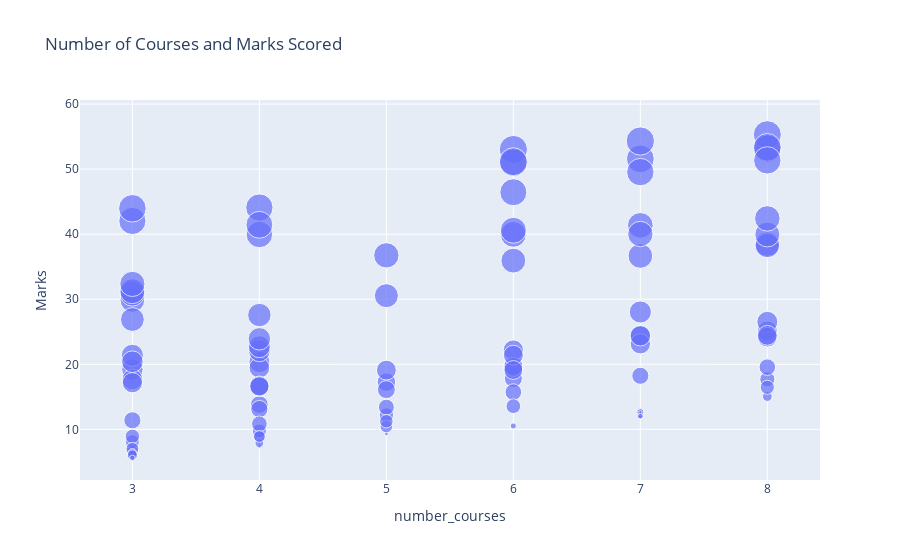

Source (notebook cell):
### Markdown cell above
# Plotting a scatter plot to see whether the number of courses affects the marks of a student.

### Code cell
figure=px.scatter(data_frame=data,x='number_courses',y='Marks',size= 'time_study',title="Number of Courses and Marks Scored")
figure.show()

### Figure 1 — Plotly figure (JSON) as saved in the notebook; plotly's stock layout.template omitted (floating-point values rounded to 4 significant figures)
{"data": [{"hovertemplate": "number_courses=%{x}<br>Marks=%{y}<br>time_study=%{marker.size}<extra></extra>", "legendgroup": "", "marker": {"color": "#636efa", "size": [4.508, 0.096, 3.133, 7.909, 7.811, 3.211, 6.063, 3.413, 4.41, 6.173, 7.353, 0.423, 4.218, 4.274, 2.908, 4.26, 5.719, 6.08, 7.711, 3.977, 4.733, 6.126, 2.051, 4.875, 3.635, 1.407, 0.508, 4.378, 0.156, 1.299, 3.864, 1.923, 0.932, 6.594, 4.083, 7.543, 2.966, 7.283, 6.533, 7.775, 0.14, 2.754, 3.591, 1.557, 1.954, 2.061, 3.797, 4.779, 5.635, 3.913, 6.703, 4.13, 0.771, 6.049, 7.591, 2.913, 7.641, 7.649, 6.198, 7.468, 0.376, 2.438, 3.606, 4.869, 0.13, 2.142, 5.473, 0.55, 1.395, 3.948, 3.736, 2.518, 4.633, 1.629, 6.954, 0.803, 6.379, 5.985, 7.451, 0.805, 7.957, 2.262, 7.41, 3.197, 1.982, 6.201, 4.067, 1.033, 1.803, 6.376, 4.182, 2.73, 5.027, 6.471, 3.919, 3.561, 0.301, 7.163, 0.309, 6.335], "sizemode": "area", "sizeref": 0.01989, "symbol": "circle"}, "mode": "markers", "name": "", "orientation": "v", "showlegend": false, "type": "scatter", "x": [3, 4, 4, 6, 8, 6, 3, 5, 4, 3, 3, 7, 7, 3, 3, 4, 5, 8, 6, 8, 4, 6, 5, 7, 4, 3, 7, 8, 5, 4, 8, 3, 8, 6, 3, 3, 4, 6, 7, 6, 4, 6, 6, 5, 4, 3, 4, 4, 3, 5, 6, 6, 4, 7, 8, 7, 8, 7, 3, 8, 6, 4, 6, 3, 7, 6, 4, 3, 4, 6, 4, 5, 3, 3, 4, 3, 5, 8, 7, 3, 7, 8, 4, 5, 8, 8, 7, 3, 5, 7, 7, 8, 4, 8, 8, 6, 3, 4, 7, 3], "xaxis": "x", "y": [19.2, 7.734, 13.81, 53.02, 55.3, 17.82, 29.89, 17.26, 20.35, 30.86, 42.04, 12.13, 24.32, 17.67, 11.4, 19.47, 30.55, 38.49, 50.99, 25.13, 22.07, 35.94, 12.21, 28.04, 16.52, 6.623, 12.65, 26.53, 9.333, 8.837, 24.17, 8.1, 15.04, 39.97, 17.17, 43.98, 13.12, 46.45, 41.36, 51.14, 7.336, 15.72, 19.77, 10.43, 9.742, 8.924, 16.7, 22.7, 26.88, 19.11, 40.6, 22.18, 7.892, 36.65, 53.16, 18.24, 53.36, 51.58, 31.24, 51.34, 10.52, 10.84, 19.59, 21.38, 12.59, 13.56, 27.57, 6.185, 8.92, 21.4, 16.61, 13.42, 20.4, 7.014, 39.95, 6.217, 36.75, 38.28, 49.54, 6.349, 54.32, 17.7, 44.1, 16.11, 16.46, 39.96, 23.15, 6.053, 11.25, 40.02, 24.39, 19.56, 23.92, 42.43, 24.45, 19.13, 5.609, 41.44, 12.03, 32.36], "yaxis": "y"}], "layout": {"legend": {"itemsizing": "constant", "tracegroupgap": 0}, "title": {"text": "Number of Courses and Marks Scored"}, "xaxis": {"anchor": "y", "domain": [0, 1], "title": {"text": "number_courses"}}, "yaxis": {"anchor": "x", "domain": [0, 1], "title": {"text": "Marks"}}}}
